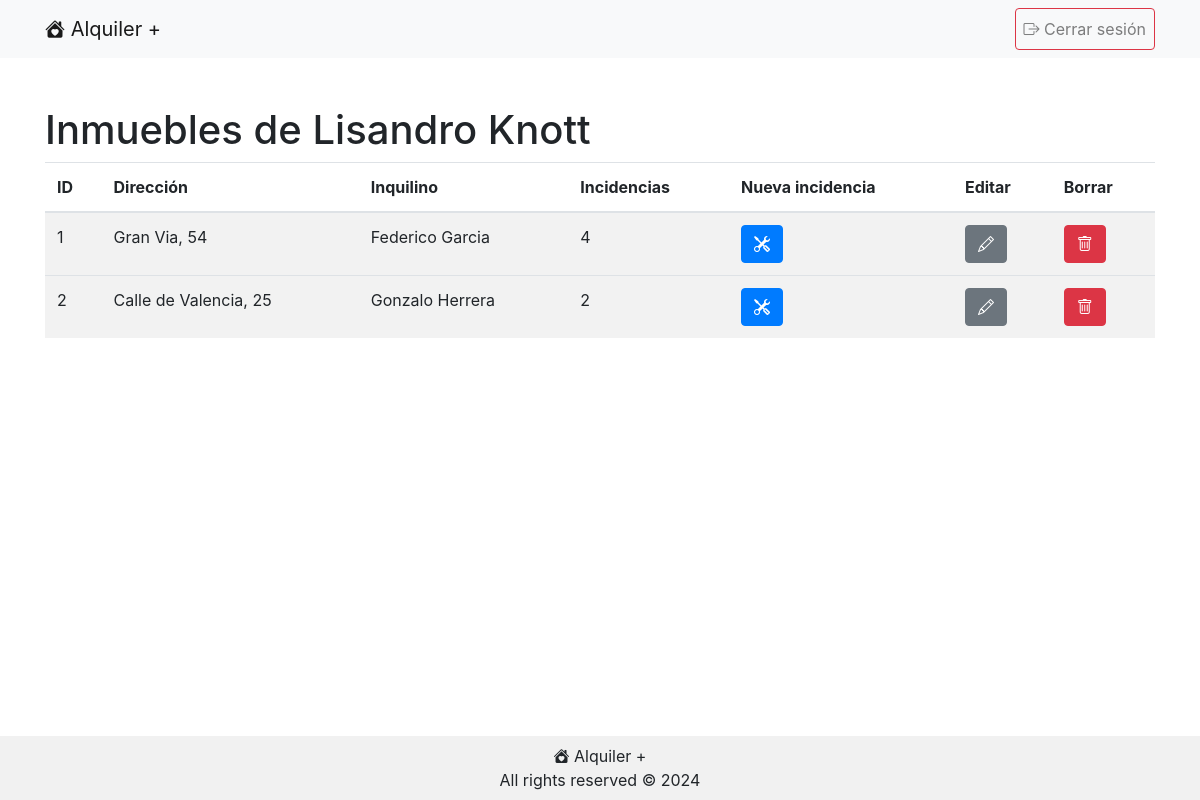
The app's page /tablero.php (signed in) with its own data.
### tables this page shows
CREATE TABLE `usuarios` (
  `id` int(11) NOT NULL,
  `nombre` tinytext NOT NULL,
  `apellido` tinytext NOT NULL,
  `email` mediumtext NOT NULL,
  `contrasena_hash` text NOT NULL,
  `telefono` tinytext NOT NULL,
  `es_administrador` tinyint(1) NOT NULL DEFAULT 0
);

CREATE TABLE `inmuebles` (
  `id` int(11) NOT NULL,
  `direccion` text NOT NULL,
  `propietario_usuario_id` int(11) NOT NULL,
  `inquilino_usuario_id` int(11) NOT NULL
);

### class/Conexion.php (called while the page is built, shortened)
<?php
class Conexion {
    private static $host;
    private static $username;
    private static $password;
    private static $db;
    private static $dsn;
    private static $conexion = null;
    private static function inicializar() {
        if (self::$conexion === null) {
            self::$host = DB_HOST;
            self::$db = DB_NAME;
            self::$username = DB_USERNAME;
            self::$password = DB_PASSWORD;
            self::$dsn = "mysql:host=" . self::$host . ";dbname=" . self::$db . ";charset=utf8mb4";
            try {
                self::$conexion = new PDO(self::$dsn, self::$username, self::$password);
                self::$conexion->setAttribute(PDO::ATTR_ERRMODE, PDO::ERRMODE_EXCEPTION);
            } catch (PDOException $ex) {
                die("Error en la conexión con la bbdd: mensaje: " . $ex->getMessage());
            }
            return self::$conexion;
        }
    }
    public static function consulta($sql) {
        try {
            $stmt = self::$conexion->prepare($sql);
            $stmt->execute();
            $resultado = $stmt->fetchAll(PDO::FETCH_ASSOC);
            return $resultado;
        } catch (PDOException $ex) {
            die("Fallo la query: " . $ex->getMessage());
        }
    }
}

### class/Usuario.php (called while the page is built, shortened)
<?php
class Usuario {
    private $nombre;
    private $apellido;
    private $inmuebles = array();
    public function __construct($nombre, $apellido, $email, $contrasenaHash, $telefono, $esAdministrador=0, $inmuebles=null, $id=null) {
        if ($id != null) {
            $this->nombre = $nombre;
            $this->apellido = $apellido;
            $this->inmuebles = $inmuebles;
        } else if ($id === null) {
            Conexion::consulta("INSERT INTO usuarios (nombre, apellido, email, contrasena_hash, telefono, es_administrador) VALUES ('".$nombre."', '".$apellido."', '".$email."', '".$contrasenaHash."', '".$telefono."', 0)");
        }
    }
    public function getNombre() {
        return $this->nombre;
    }
    public function getApellido() {
        return $this->apellido;
    }
    public function getInmuebles() {
        return $this->inmuebles;
    }
    public static function obtenerUsuarioExistente($id) {
        $consulta = Conexion::consulta("SELECT id, direccion, inquilino_usuario_id FROM inmuebles WHERE propietario_usuario_id=" . $id);
        $inmuebles = [];
        foreach ($consulta as $fila) {
            $inmueble = Inmueble::obtenerInmuebleExistente($fila["id"]);
            $inmuebles[] = $inmueble;
        }
        $consulta = Conexion::consulta("SELECT id, nombre, apellido, email, contrasena_hash, telefono, es_administrador FROM usuarios WHERE id=" . $id);
        foreach ($consulta as $fila) {
            $usuario = new Usuario($fila['nombre'], $fila['apellido'], $fila['email'], $fila['contrasena_hash'], $fila['telefono'], $fila['es_administrador'], $inmuebles, $fila['id']);
        }
        return $usuario;
    }
}

### class/Inmueble.php (called while the page is built, shortened)
<?php
class Inmueble {
    private $id;
    private $direccion;
    private $inquilino;
    private $incidencias;
    public function __construct($id, $direccion, $inquilino, $incidencias) {
        $this->id = $id;
        $this->direccion = $direccion;
        $this->inquilino = $inquilino;
        $this->incidencias = $incidencias;
    }
    public function getId() {
        return $this->id;
    }
    public function getDireccion() {
        return $this->direccion;
    }
    public function getInquilino() {
        return $this->inquilino;
    }
    public function getIncidencias() {
        return $this->incidencias?? [];
    }
    public static function obtenerInmuebleExistente($id) {
        $consulta = Conexion::consulta("SELECT id, tipo, titulo, descripcion, estado, usuario_id, fecha_y_hora FROM incidencias WHERE inmueble_id=" . $id);
        foreach($consulta as $fila) {
            $incidencia = Incidencia::obtenerIncidenciaExistente($fila["id"]);
            $incidencias[] = $incidencia;
        }
        $consulta = Conexion::consulta("SELECT id, direccion, inquilino_usuario_id FROM inmuebles WHERE id=" . $id);
        foreach ($consulta as $fila) {
            $inmueble = new Inmueble($fila['id'], $fila['direccion'], Usuario::obtenerUsuarioExistente($fila['inquilino_usuario_id']), $incidencias);
        }
        return $inmueble;
    }
}

### class/Incidencia.php (called while the page is built, shortened)
<?php
class Incidencia {
    public static function obtenerIncidenciaExistente($id){
        $consulta = Conexion::consulta("SELECT id, tipo, titulo, descripcion, estado, fecha_y_hora FROM incidencias WHERE inmueble_id=" . $id);
        $incidencia = null;
        foreach ($consulta as $fila) {
            $incidencia = new Incidencia($fila['id'], $fila['tipo'], $fila['titulo'], $fila['descripcion'], $fila['estado'], $fila['fecha_y_hora']);
        }
        return $incidencia;
    }
}

### public/tablero.php (the view, shortened to what this page needs)
<?php
$usuario = Usuario::obtenerUsuarioExistente($_SESSION['usuarioId']);
?>
<!DOCTYPE html>
<html lang="es">
    <head>
<?php require '../include/head.php' ?>
    </head>
    <body>
        <?php require '../include/nav.php'; ?>
        <div class="contenido container mt-5 flex-grow-1">
            <h1>Inmuebles de <?php echo"{$usuario->getNombre()} {$usuario->getApellido()}"?></h1>
            <table class="table table-striped">
                <thead>
                    <tr>
                        <th>ID</th>
                        <th>Direcci&oacute;n</th>
                        <th>Inquilino</th>
                        <th>Incidencias</th>
                        <th>Nueva incidencia</th>
                        <th>Editar</th>
                        <th>Borrar</th>
                    </tr>
                </thead>
                <tbody>
                    <?php
                        foreach ($usuario->getInmuebles() as $inmueble) {
                            ?>
                            <tr>
                                <td><?php echo $inmueble->getId(); ?></td>
                                <td><?php echo $inmueble->getDireccion(); ?></td>
                                <td><?php echo "{$inmueble->getInquilino()->getNombre()} {$inmueble->getInquilino()->getApellido()}" ; ?></td>
                                <td><?php echo count($inmueble->getIncidencias()); ?></td>
                                <td><a href="nuevaincidencia.php?inmuebleId=<?php echo $inmueble->getId(); ?>" class="edit-button btn btn-primary"><i class="bi bi-tools"></i></a></td>
                                <td><a href="editarinmueble.php?id=<?php echo $inmueble->getId(); ?>" class="edit-button btn btn-secondary"><i class="bi bi-pencil"></i></a></td>
                                <td><a href="borrarinmueble.php?id=<?php echo $inmueble->getId(); ?>" class="delete-button btn btn-danger" onclick="return confirm('Esta seguro que desea borrar este inmueble?');"><i class="bi bi-trash"></i></a></td>
                            <tr>
                        <?php } ?>
                </tbody>
            </table>
        </div>
<?php require '../include/footer.php' ?>
    </body>
</html>

### include/head.php (shortened to what this page needs)
<link href="css/estilos.css" rel="stylesheet">
<link href="https://stackpath.bootstrapcdn.com/bootstrap/4.5.2/css/bootstrap.min.css" rel="stylesheet">
<link href="https://cdn.jsdelivr.net/npm/bootstrap-icons/font/bootstrap-icons.css" rel="stylesheet">

### include/nav.php
<nav class="navbar navbar-expand-lg navbar-light bg-light">
    <div class="container">
        <a class="navbar-brand" href="./">
            <i class="bi bi-house-heart-fill"></i> Alquiler +
        </a>
        <div class="collapse navbar-collapse">
            <ul class="navbar-nav ml-auto">
                <li class="nav-item">
                <?php if (isset($_SESSION['email'])) {
        ?>
                    <a class="nav-link btn btn-outline-danger" href="logout.php">
                        <i class="bi bi-box-arrow-right"></i> Cerrar sesi&oacute;n
        <?php
    } else {
        ?>
                    <a class="nav-link btn btn-outline-primary" href="login.php">
                        <i class="bi bi-box-arrow-in-right"></i> Ingresar
    <?php }?>
                    </a>
                </li>
            </ul>
        </div>
    </div>
</nav>

### include/footer.php
<footer class="footer text-center py-2">
    <div class="container">
        <p class="mb-0">
            <i class="bi bi-house-heart-fill"></i> Alquiler +<br>
            All rights reserved &copy; <?php echo date("Y"); ?>
        </p>
    </div>
</footer>

### public/css/estilos.css (style rules this page uses)
body { display: flex; flex-direction: column; min-height: 100vh; }
.footer { position: fixed; left: 0; bottom: 0; width: 100%; background-color: #f1f1f1; text-align: center; padding: 5px 0; }

### records on screen
usuarios: nombre "Lisandro", apellido "Knott"
inmuebles: id "1", direccion "Gran Via, 54", count($inmueble->getIncidencias()) "4"
usuarios: nombre "Federico", apellido "Garcia"
inmuebles: id "2", direccion "Calle de Valencia, 25", count($inmueble->getIncidencias()) "2"
usuarios: nombre "Gonzalo", apellido "Herrera"
